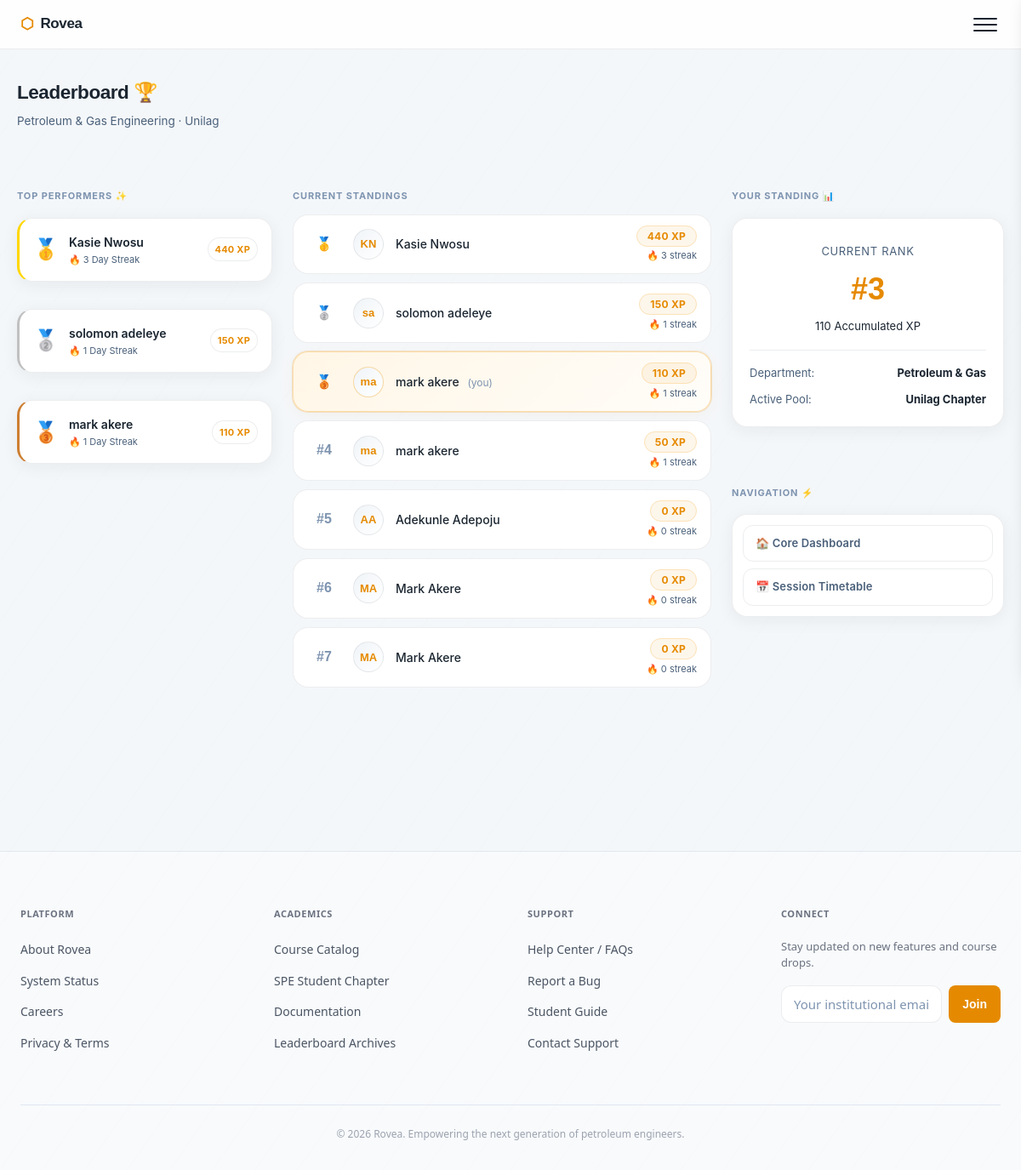
/leaderboard/ (signed in), run on an earlier commit of the app's database.
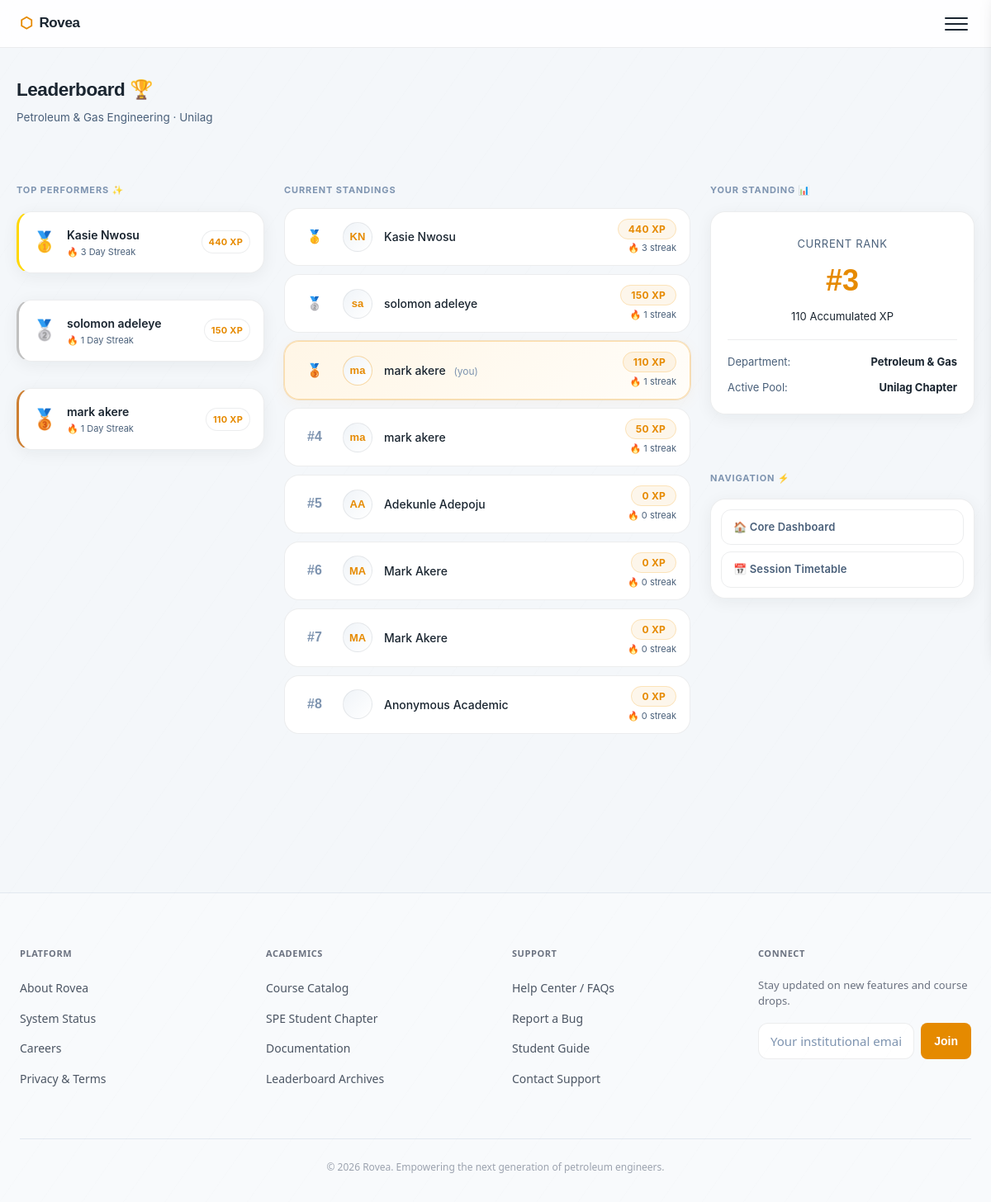
And on a later commit of the database.
### core/models.py (models this page shows, shortened)
class StudentProfile(models.Model):
    user = models.OneToOneField(User, on_delete=models.CASCADE, related_name="profile")
    matric_number = models.CharField(max_length=20, blank=True)
    school = models.CharField(max_length=50, choices=SCHOOL_CHOICES, default="unilag")
    department = models.CharField(max_length=50, choices=DEPARTMENT_CHOICES, default="petroleum")
    level = models.CharField(max_length=3, choices=LEVEL_CHOICES)
    semester = models.CharField(max_length=1, choices=SEMESTER_CHOICES)
    is_staff_member = models.BooleanField(default=False)
    elective_courses = models.ManyToManyField(
        'CourseDefinition',
        blank=True,
        related_name="enrolled_students",
        limit_choices_to={"is_elective": True}
    )
    xp = models.IntegerField(default=0)
    streak = models.IntegerField(default=0)
    last_session_date = models.DateField(null=True, blank=True)
    created_at = models.DateTimeField(auto_now_add=True)

### core/views.py (the view)
# urls.py: path("leaderboard/", views.leaderboard_view, name="leaderboard"),
@login_required
def leaderboard_view(request):
    top_students = StudentProfile.objects.select_related("user").order_by("-xp")[:20]
    return render(request, "core/leaderboard.html", {"top_students": top_students})

### templates/core/leaderboard.html (shortened to what the changed rows need)
{% extends "core/base.html" %}
{% block content %}
<div class="page-container" style="max-width: 1400px; margin: 0 auto;">
  <div class="greeting-section" style="margin-bottom: 2rem; animation: fadeInUp 0.4s cubic-bezier(0.16, 1, 0.3, 1) both;">
    <h2 style="margin-bottom:4px; font-family: 'Space Grotesk', sans-serif; font-weight: 700; letter-spacing: -0.02em;">Leaderboard 🏆</h2>
  </div>
  <div style="display: grid; grid-template-columns: 300px 1fr 320px; gap: 24px; align-items: start;" class="leaderboard-grid">
    <div class="lb-side-col" style="display: flex; flex-direction: column; gap: 16px; animation: fadeInUp 0.4s cubic-bezier(0.16, 1, 0.3, 1) both; animation-delay: 0.05s;">
      {% for student in top_students|slice:":3" %}
        <div class="side-widget-card" style="display: flex; align-items: center; gap: 12px; padding: 1rem; position: relative; overflow: hidden; border-left: 3px solid {% if forloop.counter == 1 %}#ffd700{% elif forloop.counter == 2 %}#c0c0c0{% else %}#cd7f32{% endif %};">
          <div style="font-size: 24px; line-height: 1;">
            {% if forloop.counter == 1 %}🥇{% elif forloop.counter == 2 %}🥈{% else %}🥉{% endif %}
          </div>
          <div style="flex: 1; min-width: 0;">
            <div style="font-weight: 600; font-size: 14px; color: var(--text); white-space: nowrap; overflow: hidden; text-overflow: ellipsis;">
              {{ student.user.get_full_name }}
            </div>
            <div style="font-size: 11px; color: var(--text-secondary);">🔥 {{ student.streak }} Day Streak</div>
          </div>
          <span class="xp-badge" style="background: rgba(255,255,255,0.03); border: 1px solid var(--border); font-size: 11px; padding: 4px 8px;">{{ student.xp }} XP</span>
        </div>
      {% endfor %}
    </div>
    <div class="lb-main-col" style="animation: fadeInUp 0.4s cubic-bezier(0.16, 1, 0.3, 1) both; animation-delay: 0.1s;">
      <div class="lb-list" style="display: flex; flex-direction: column; gap: 10px;">
        {% for student in top_students %}
        <div class="lb-row {% if student.user == user %}lb-me{% endif %}"
             style="transition: transform 0.2s cubic-bezier(0.4, 0, 0.2, 1), border-color 0.2s, box-shadow 0.2s; margin-bottom: 0;"
             onmouseenter="this.style.transform='translateY(-2px)'; this.style.borderColor='var(--border-accent)';"
             onmouseleave="this.style.transform='translateY(0)'; this.style.borderColor='var(--border)';">
          <div class="lb-rank" style="font-weight: 600; width: 40px;">
            {% if forloop.counter == 1 %}🥇
            {% elif forloop.counter == 2 %}🥈
            {% elif forloop.counter == 3 %}🥉
            {% else %}#{{ forloop.counter }}
            {% endif %}
          </div>
          <div class="lb-avatar" style="font-family: 'Space Grotesk', sans-serif; font-weight: 600;">
            {{ student.user.first_name.0 }}{{ student.user.last_name.0 }}
          </div>
          <div class="lb-name" style="font-weight: 500;">
  {% if student.user.get_full_name %}
    {{ student.user.get_full_name }}
  {% else %}
    Anonymous Academic
  {% endif %}
  {% if student.user == user %}<span class="you-tag" style="margin-left: 6px;">(you)</span>{% endif %}
</div>
          <div style="text-align:right">
            <span class="xp-badge">{{ student.xp }} XP</span>
            <div style="font-size:11px;color:var(--text-secondary);margin-top:2px">🔥 {{ student.streak }} streak</div>
          </div>
        </div>
        {% empty %}
        <div class="side-widget-card" style="text-align: center; padding: 3rem; color: var(--text-secondary);">
          <p style="margin-bottom: 0;">No students active this semester yet. Complete a learning track session to claim the top spot! 🚀</p>
        </div>
        {% endfor %}
      </div>
    </div>
    <div class="lb-side-col" style="display: flex; flex-direction: column; gap: 16px; animation: fadeInUp 0.4s cubic-bezier(0.16, 1, 0.3, 1) both; animation-delay: 0.15s;">
      <div class="side-widget-card" style="padding: 1.25rem;">
        {% for student in top_students %}
          {% if student.user == user %}
            <div style="text-align: center; padding: 0.5rem 0 1rem 0; border-bottom: 1px solid var(--border); margin-bottom: 1rem;">
              <div style="font-size: 13px; color: var(--text-secondary); text-transform: uppercase; letter-spacing: 0.05em;">Current Rank</div>
              <div style="font-family: 'Space Grotesk', sans-serif; font-size: 36px; font-weight: 700; color: var(--amber); margin: 4px 0;">
                #{{ forloop.counter }}
              </div>
              <div style="font-size: 13px; color: var(--text);">{{ student.xp }} Accumulated XP</div>
            </div>
          {% endif %}
        {% endfor %}
      </div>
    </div>
  </div>
</div>
{% endblock %}

What changed in the data, as far as the page shows it:
added StudentProfile: shows "Anonymous Academic", xp "0", streak "0"
